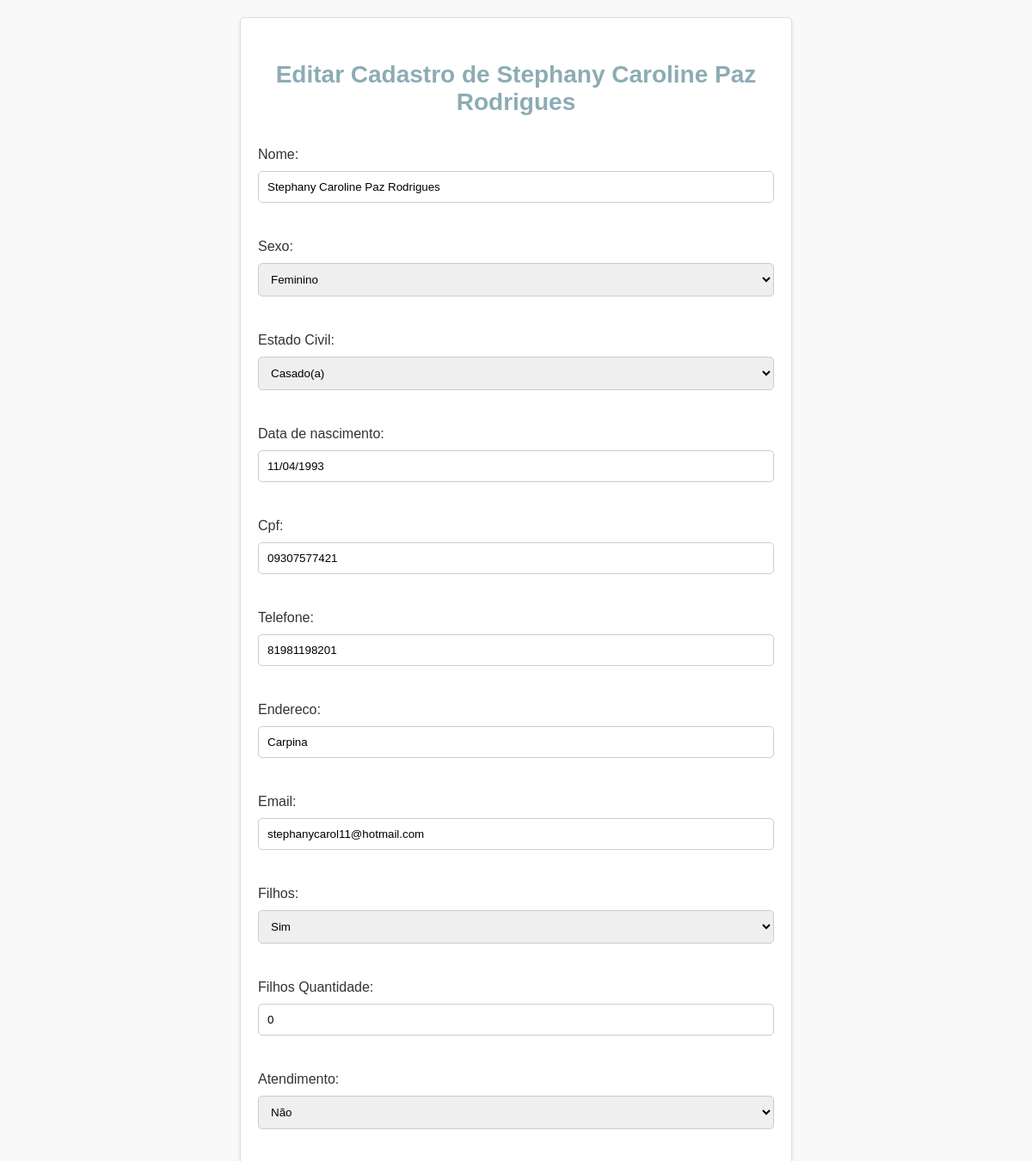
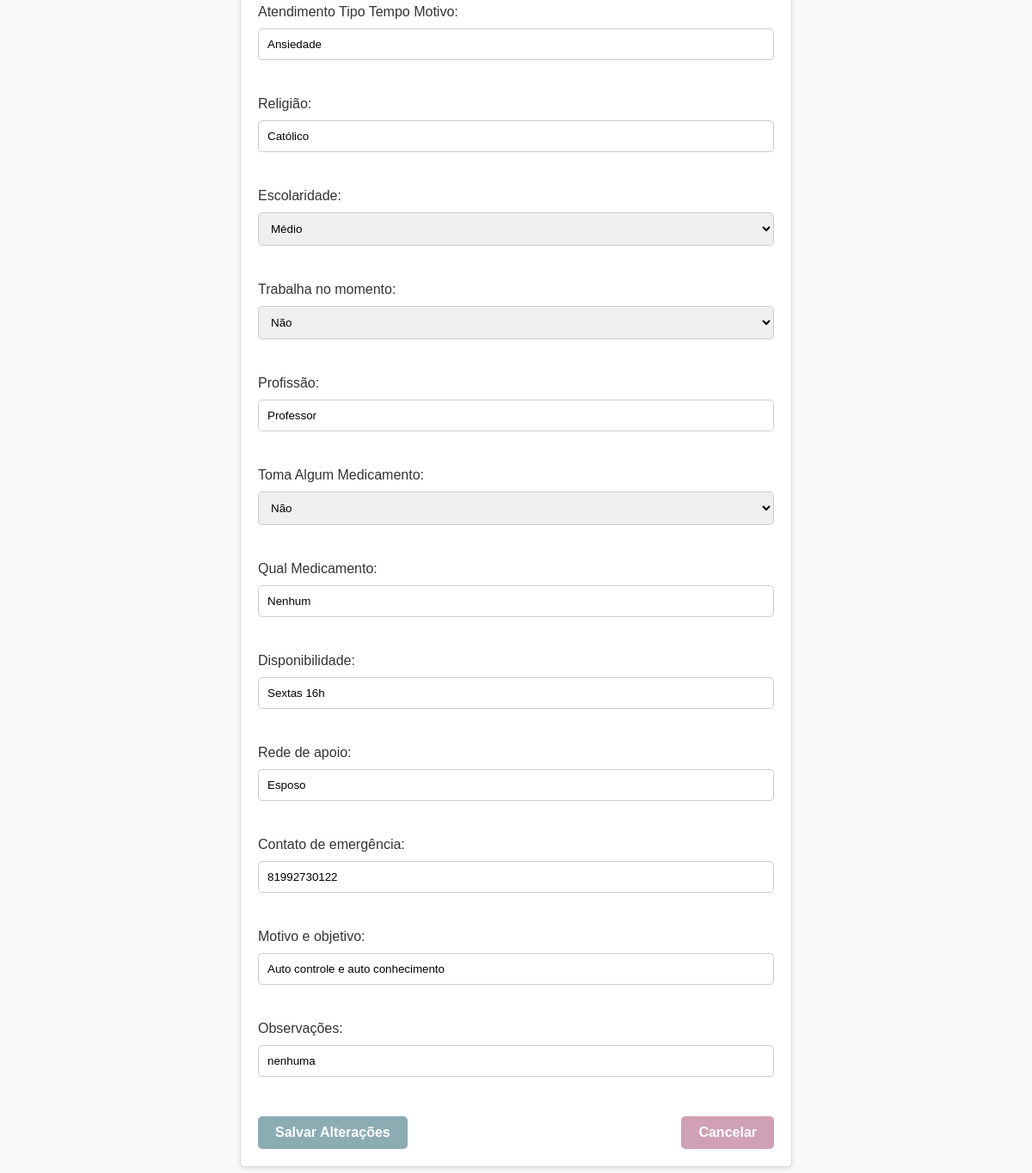
The app's page /pacientes/pacientes/editar/26/ (signed in) with its own data (2 pictures, top to bottom).
### pacientes/models.py (models this page shows, shortened)
class Paciente(models.Model):
    usuario = models.ForeignKey(User, on_delete=models.CASCADE)  # Vincula ao usuário
    nome = models.CharField(max_length=100)
    telefone = models.CharField(max_length=15)
    endereco = models.CharField(max_length=255)
    data_de_nascimento = models.DateField(null=True, blank=True)
    cpf = models.CharField(max_length=11, unique=True)
    sexo = models.CharField(max_length=10, choices=[('Masc', 'Masculino'), ('Fem', 'Feminino'), ('O', 'Outro')])
    email = models.EmailField()
    estado_Civil = models.CharField(max_length=255, choices=[('Não Informado', 'Não Informado'), ('Casado(a)', 'Casado(a)'), ('Solteiro(a)', 'Solteiro(a)'), ('Divorciado(a)', 'Divorciado(a)'), ('Viúvo(a)', 'Viúvo(a)')])
    filhos = models.CharField(max_length=10, choices=[('Sim', 'Sim'), ('Não', 'Não')])
    filhos_Quantidade = models.CharField(max_length=10)
    atendimento= models.CharField(max_length=10, choices=[('Sim', 'Sim'), ('Não', 'Não')])
    atendimento_Tipo_Tempo_Motivo = models.CharField(max_length=500)
    religião = models.CharField(max_length=20)
    escolaridade = models.CharField(max_length=255, choices=[('Fundamental', 'Fundamental'), ('Médio', 'Médio'), ('Superior Completo', 'Superior Completo'), ('Superior incompleto', 'Superior incompleto'), ('Pós-Grauação', 'Pós-Graduação'), ('Mestrado', 'Mestrado'), ('Dotourado', 'Dotourado')])
    trabalha_no_momento = models.CharField(max_length=10, choices=[('Sim', 'Sim'), ('Não', 'Não')])
    profissão = models.CharField(max_length=50)
    toma_Algum_Medicamento =models.CharField(max_length=10, choices=[('Sim', 'Sim'), ('Não', 'Não')])
    qual_Medicamento =  models.CharField(max_length=100)
    Disponibilidade = models.CharField(max_length=100)
    rede_de_apoio = models.CharField(max_length=255)
    contato_de_emergência = models.CharField(max_length=100)
    motivo_e_objetivo = models.CharField(max_length=500)
    observações = models.CharField(max_length=1000)

### pacientes/views.py (the view)
# urls.py: path('pacientes/editar/<int:paciente_id>/', editar_paciente, name='editar_paciente'),  # URL para edição
@login_required
def editar_paciente(request, paciente_id):
    paciente = get_object_or_404(Paciente, id=paciente_id)  # Busca o paciente pelo ID ou retorna erro 404
    if request.method == 'POST':
        form = PacienteForm(request.POST, instance=paciente)  # Atualiza o objeto com novos dados
        if form.is_valid():
            form.save()
            return redirect('listar_pacientes')  # Redireciona para a lista de pacientes após a atualização
    else:
        form = PacienteForm(instance=paciente)  # Exibe o formulário com os dados atuais do paciente
    return render(request, 'pacientes/editar_paciente.html', {'form': form, 'paciente': paciente})

### pacientes/forms.py
class PacienteForm(forms.ModelForm):
    class Meta:
        model = Paciente
        fields = ['nome', 'sexo', 'estado_Civil', 'data_de_nascimento', 'cpf', 'telefone', 'endereco', 'email', 'filhos', 'filhos_Quantidade', 'atendimento', 'atendimento_Tipo_Tempo_Motivo', 'religião', 'escolaridade', 'trabalha_no_momento', 'profissão', 'toma_Algum_Medicamento', 'qual_Medicamento', 'Disponibilidade', 'rede_de_apoio', 'contato_de_emergência', 'motivo_e_objetivo', 'observações' ]

### pacientes/templates/pacientes/editar_paciente.html (shortened to what this page needs)
<!DOCTYPE html>
<html lang="pt-br">
<head>
    {% load static %}
    <link rel="stylesheet" href="{% static 'css/styles.css' %}">
</head>
<body>
    <div class="container">
        <h2>Editar Cadastro de {{ paciente.nome }}</h2>
        <form method="post" class="form-edit">
            {{ form.as_p }}
            <div class="button-group">
                <button type="submit" class="btn-save">Salvar Alterações</button>
                <a href="{% url 'listar_pacientes' %}" class="btn-cancel">Cancelar</a>
            </div>
        </form>
    </div>
</body>
</html>

### static/css/styles.css (style rules this page uses)
h2 { text-align: center; color: #333; font-size: 28px; margin-top: 30px; }
body { font-family: Arial, sans-serif; background-color: #f9f9f9; color: #333; padding: 20px; margin: 0; }
.container { max-width: 600px; margin: 0 auto; padding: 20px; background-color: #fff; border: 1px solid #ddd; border-radius: 5px; box-shadow: 0 2px 5px rgba(0, 0, 0, 0.1); }
h2 { text-align: center; color: #8cacb4; font-weight: bold; margin-bottom: 20px; }
.form-edit { display: flex; flex-direction: column; }
.button-group { display: flex; justify-content: space-between; margin-top: 20px; }
.btn-save, .btn-cancel { padding: 10px 20px; border: none; border-radius: 5px; cursor: pointer; font-size: 16px; font-weight: bold; transition: background-color 0.3s; text-align: center; }
.btn-save { background-color: #8cacb4; color: #fff; }
.btn-cancel { background-color: #d0a0b4; color: #fff; text-decoration: none; display: inline-block; text-align: center; }
.form-edit input[type="text"], .form-edit input[type="email"], .form-edit input[type="date"], .form-edit select { width: 100%; padding: 10px; margin: 10px 0; border: 1px solid #ccc; border-radius: 5px; box-sizing: border-box; }

### records on screen
Paciente: nome "Stephany Caroline Paz Rodrigues", sexo "Feminino", estado_Civil "Casado(a)", data_de_nascimento "11/04/1993", cpf "09307577421", telefone "81981198201", endereco "Carpina", email "stephanycarol11@hotmail.com", filhos "Sim", filhos_Quantidade "0", atendimento "Não", atendimento_Tipo_Tempo_Motivo "Ansiedade", religião "Católico", escolaridade "Médio", trabalha_no_momento "Não", profissão "Professor", toma_Algum_Medicamento "Não", qual_Medicamento "Nenhum", Disponibilidade "Sextas 16h", rede_de_apoio "Esposo", contato_de_emergência "81992730122", motivo_e_objetivo "Auto controle e auto conhecimento", observações "nenhuma"
